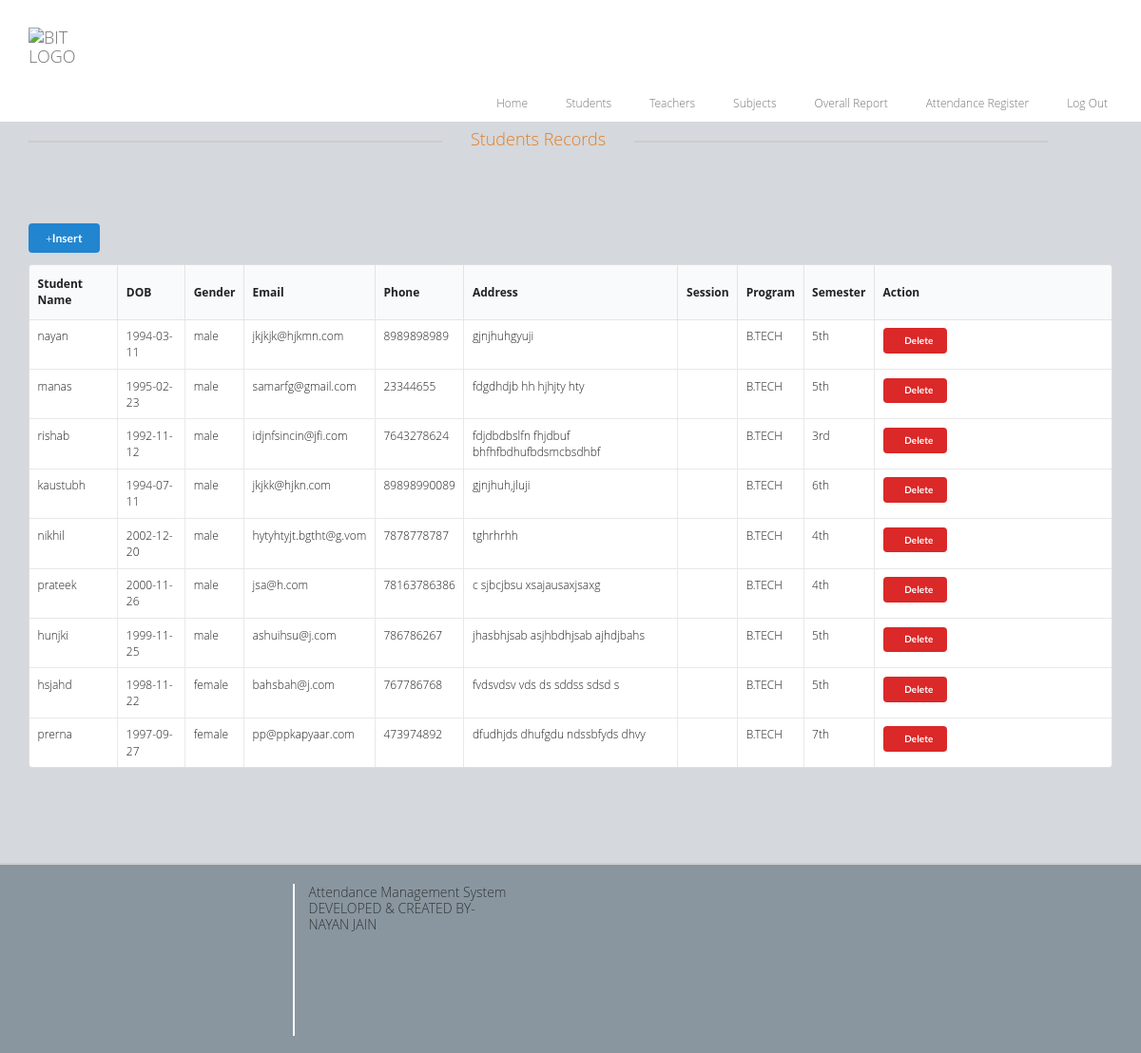
/student.php, run on the app's committed database.
### tables this page shows
CREATE TABLE `student_table` (
  `std_roll_no` int(11) NOT NULL,
  `student_name` varchar(32) NOT NULL,
  `dob` date NOT NULL,
  `gender` varchar(6) NOT NULL,
  `email` varchar(64) NOT NULL,
  `phone` varchar(32) DEFAULT NULL,
  `address` varchar(255) NOT NULL,
  `Session` varchar(40) DEFAULT NULL,
  `Program` varchar(40) DEFAULT NULL,
  `Semester` varchar(40) DEFAULT NULL
);

### functions.php (called while the page is built, shortened)
   <?php
     Class db{
function get_all_std($conn,$table,$limit){
			try {
				$query = "SELECT * FROM {$table} ORDER BY  std_roll_no LIMIT {$limit}";
					$stmt = $conn->prepare( $query );
					$stmt->execute();
					return $stmt->fetchAll();
			} catch (Exception $e) {
				return "ERROR". $e->getMessage();
			}
	      }
 	}

### student.php (the view, shortened to what this page needs)
  <?php
  include "includes/header.php"; ?>
  <?php $db = new db(); ?>
<div class="container">
              <div class="row">
                    <div class="templatemo-line-header" style="margin-top: 0px;" >
                        <div class="text-center">
                            <hr class="team_hr team_hr_left hr_gray"/><span class="span_blog txt_darkgrey txt_orange">Students Records</span>
                            <hr class="team_hr team_hr_right hr_gray" />
                        </div>
                    </div>
                </div>
                <p><a href="student_entry.php" class="ui blue tiny button "><i class="glyphicon glyphicon-plus"> </i>Insert</a></p>
                <div class="table-responsive">
                 <table class="ui celled table table table-hover">
                  <thead>
                    <tr>
                      <th>Student Name</th>
                      <th>DOB</th>
                      <th>Gender</th>
                      <th>Email</th>
                      <th>Phone</th>
                      <th>Address</th>
                      <th>Session</th>
                      <th>Program</th>
                      <th>Semester</th>
                      <th>Action</th>
                    </tr>
                  </thead>
     <tbody>
          <?php
            $veiw = $db->get_all_std($conn,'student_table',10);
            foreach ($veiw as $post) {
          echo '<tr>';
            echo '<td>'. $post['student_name'] . '</td>';
            echo '<td>'. $post['dob'] . '</td>';
            echo '<td>'. $post['gender'] . '</td>';
            echo '<td>'. $post['email'] . '</td>';
            echo '<td>'. $post['phone'] . '</td>';
            echo '<td>'. $post['address'] . '</td>';
            echo '<td>'. $post['Session'] . '</td>';
            echo '<td>'. $post['Program'] . '</td>';
            echo '<td>'. $post['Semester'] . '</td>';
            echo '<td width=250>';
            echo '<a class="ui mini red button" href="student.php?std_roll_no='.$post['std_roll_no'].'"><i class="glyphicon glyphicon-remove"> </i>Delete</a>';
            echo "</div>";
            echo '</td>';
           echo '</tr>';
            }
           ?>
<?php include "includes/footer.php"; ?>

### templatemo_style.css (style rules this page uses)
body, html { overflow-x:hidden; }
body { background-color: #ffffff; font-family: 'Open Sans', Arial, Helvetice Neue, sans-serif; font-size: 12px; font-weight: 300; font-style: normal; -webkit-font-smoothing: antialiased; -webkit-text-size-adjust: 100%; }
h1, h2, h3, h4, h5, h6, span, p { font-family: 'Open Sans', Arial, Helvetice Neue, sans-serif; }
.team_hr { border: 1px solid #fff; width: 39.5%; float: left; }
.team_hr_left { margin-right: 30px; margin-left: 15px; }
.team_hr_right { margin-left: 30px; }
.hr_gray { border: 1px solid #cccccc; }
.templatemo-line-header { margin-top:100px; margin-bottom:80px; }
.txt_darkgrey { color: #333333; }
.txt_orange { color: #e67e22; }
.templatemo-line-header span { font-size: 18px; float :left; margin-top: 10px; }
.span_blog { margin-bottom: 80px; }
@media (min-width:991px) and (max-width: 1200px) { .team_hr { width: 37%; } }

### data on the page
student_table: student_name "nayan", dob "1994-03-11", gender "male", email "jkjkjk@hjkmn.com", phone "8989898989", address "gjnjhuhgyuji", Program "B.TECH", Semester "5th"
student_table: student_name "manas", dob "1995-02-23", gender "male", email "samarfg@gmail.com", phone "23344655", address "fdgdhdjb hh hjhjty hty", Program "B.TECH", Semester "5th"
student_table: student_name "rishab", dob "1992-11-12", gender "male", email "idjnfsincin@jfi.com", phone "7643278624", address "fdjdbdbslfn fhjdbuf bhfhfbdhufbdsmcbsdhbf", Program "B.TECH", Semester "3rd"
student_table: student_name "kaustubh", dob "1994-07-11", gender "male", email "jkjkk@hjkn.com", phone "89898990089", address "gjnjhuh,jluji", Program "B.TECH", Semester "6th"
student_table: student_name "nikhil", dob "2002-12-20", gender "male", email "hytyhtyjt.bgtht@g.vom", phone "7878778787", address "tghrhrhh", Program "B.TECH", Semester "4th"
student_table: student_name "prateek", dob "2000-11-26", gender "male", email "jsa@h.com", phone "78163786386", address "c sjbcjbsu xsajausaxjsaxg", Program "B.TECH", Semester "4th"
student_table: student_name "hunjki", dob "1999-11-25", gender "male", email "ashuihsu@j.com", phone "786786267", address "jhasbhjsab asjhbdhjsab ajhdjbahs", Program "B.TECH", Semester "5th"
student_table: student_name "hsjahd", dob "1998-11-22", gender "female", email "bahsbah@j.com", phone "767786768", address "fvdsvdsv vds ds sddss sdsd s", Program "B.TECH", Semester "5th"
student_table: student_name "prerna", dob "1997-09-27", gender "female", email "pp@ppkapyaar.com", phone "473974892", address "dfudhjds dhufgdu ndssbfyds dhvy", Program "B.TECH", Semester "7th"
